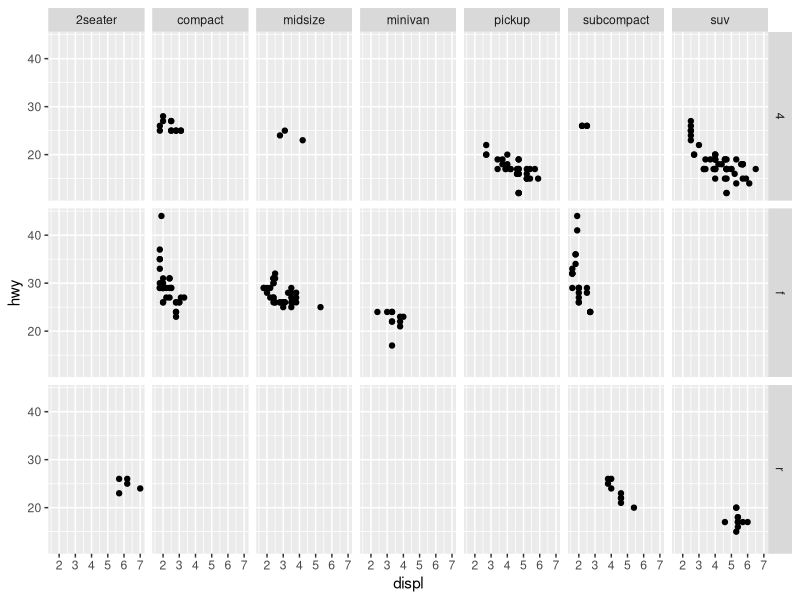

The R script that drew this image:
# EXPECTED_FORM: plot
# SETUP: library(ggplot2)
# NL: using the mpg dataset from ggplot2, make a scatter plot of displ vs hwy with separate panels for different class values and different rows for drv values
library(ggplot2)
ggplot(mpg, aes(x = displ, y = hwy)) + geom_point() + facet_grid(drv ~ class)
